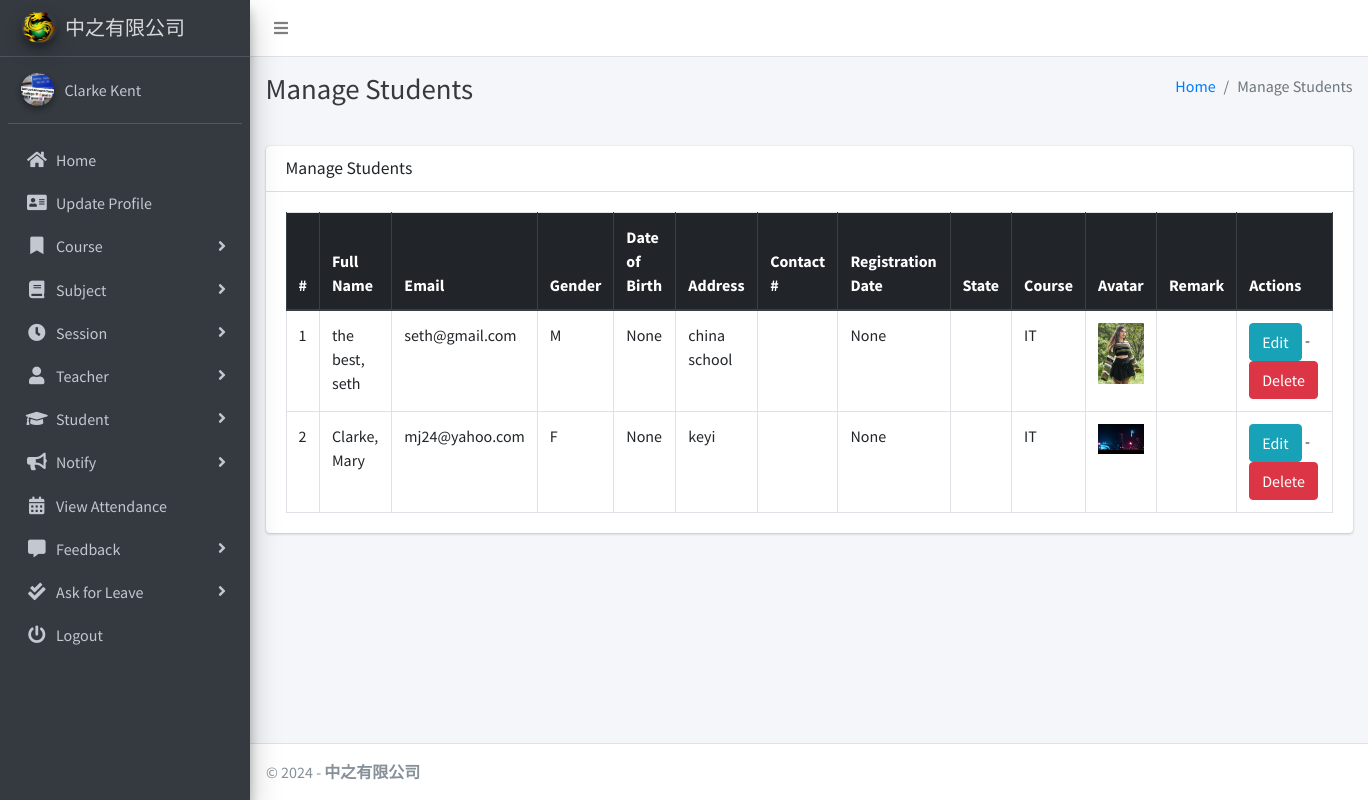
Before: /student/manage/ (signed in) with the older database file.
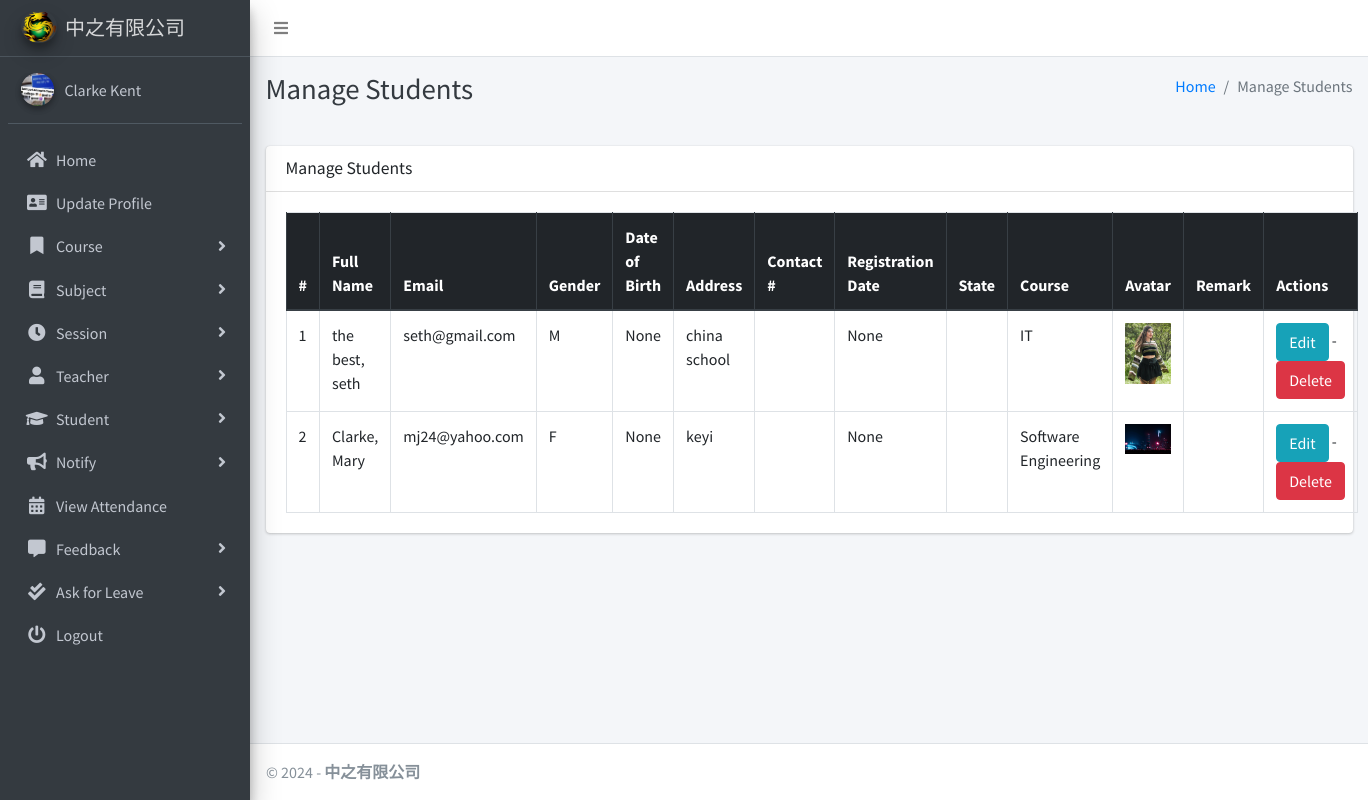
After: the same page with the newer database file.
### main_app/models.py (models this page shows, shortened)
class CustomUser(AbstractUser):
    USER_TYPE = ((1, "HOD"), (2, "Teacher"), (3, "Student"))
    GENDER = [("M", "Male"), ("F", "Female")]
    username = None  # Removed username, using email instead
    email = models.EmailField(unique=True)
    user_type = models.CharField(default=1, choices=USER_TYPE, max_length=1)
    gender = models.CharField(max_length=1, choices=GENDER)
    profile_pic = models.ImageField()
    address = models.TextField()
    contact_num = models.TextField(default="")
    remark = models.TextField(default="")
    fcm_token = models.TextField(default="")  # For firebase notifications
    created_at = models.DateTimeField(auto_now_add=True)
    updated_at = models.DateTimeField(auto_now=True)
    USERNAME_FIELD = "email"
    REQUIRED_FIELDS = []
    objects = CustomUserManager()
    def __str__(self):
        return self.last_name + ", " + self.first_name

class Student(models.Model):
    admin = models.OneToOneField(CustomUser, on_delete=models.CASCADE)
    course = models.ForeignKey(Course, on_delete=models.DO_NOTHING, null=True, blank=False)
    session = models.ForeignKey(Session, on_delete=models.DO_NOTHING, null=True)
    date_of_birth = models.DateField(blank=True, null=True)
    reg_date = models.DateField(blank=True, null=True)
    state = models.CharField(max_length = 30, blank = True) #learning/completed/pending refund

class Course(models.Model):
    name = models.CharField(max_length=120)
    created_at = models.DateTimeField(auto_now_add=True)
    updated_at = models.DateTimeField(auto_now=True)

### main_app/hod_views.py (the view)
# urls.py: path("student/manage/", hod_views.manage_student, name='manage_student'),
def manage_student(request):
    students = CustomUser.objects.filter(user_type=3)
    context = {
        'students': students,
        'page_title': 'Manage Students'
    }
    return render(request, "hod_template/manage_student.html", context)

### main_app/templates/hod_template/manage_student.html (shortened to what this page needs)
{% extends 'main_app/base.html' %}
{% load static %}
{% block page_title %}{{page_title}}{% endblock page_title %}
{% block content %}
<section class="content">
    <div class="container-fluid">
        <div class="row">
            <div class="col-md-12">
                <div class="card">
                    <div class="card-header">
                        <h3 class="card-title">{{page_title}}</h3>
                    </div>
                    <div class="card-body">
                        <table id="example2" class="table table-bordered table-hover">
                            <thead class="thead-dark">
                                <tr>
                                    <th>#</th>
                                    <th>Full Name</th>
                                    <th>Email</th>
                                    <th>Gender</th>
                                    <th>Date of Birth</th>
                                    <th>Address</th>
                                    <th>Contact #</th>
                                    <th>Registration Date</th>
                                    <th>State</th>
                                    <th>Course</th>
                                    <th>Avatar</th>
                                    <th>Remark</th>
                                    <th>Actions</th>
                                </tr>
                            </thead>
                            <tbody>
                                {% for student in students %}
                                <tr>
                                    <td>{{ forloop.counter }}</td>
                                    <td>{{student.last_name}}, {{student.first_name}}</td>
                                    <td>{{student.email}}</td>
                                    <td>{{student.gender}}</td>
                                    <td>{{student.student.date_of_birth}}</td>
                                    <td>{{student.address}}</td>
                                    <td>{{student.contact_num}}</td>
                                    <td>{{student.student.reg_date}}</td>
                                    <td>{{student.student.state}}</td>
                                    <td>{{student.student.course.name}}</td>
                                    <td>
                                        {% if student.profile_pic == ""  %}
                                        No Image
                                        {% else %}
                                        <img class="img img-fluid mb-2" height="56" width="56"
                                            src="{{student.profile_pic}}" alt="">
                                        {% endif %}
                                    </td>
                                    <td>{{student.remark}} </td>
                                    <td><a href="{% url 'edit_student' student.student.id %}" class="btn btn-info">Edit</a> -
                                        <a href="{% url 'delete_student' student.student.id %}" class="btn btn-danger" onclick="return confirm('Are you sure about this ?')">Delete</a>
                                    </td>
                                </tr>
                                {% endfor %}
                            </tbody>
                        </table>
                    </div>
                </div>
            </div>
        </div>
    </div>
</section>
{% endblock content %}

Changed rows visible on the page:
changed CustomUser "Clarke": student.course.name "IT" → "Software Engineering"
